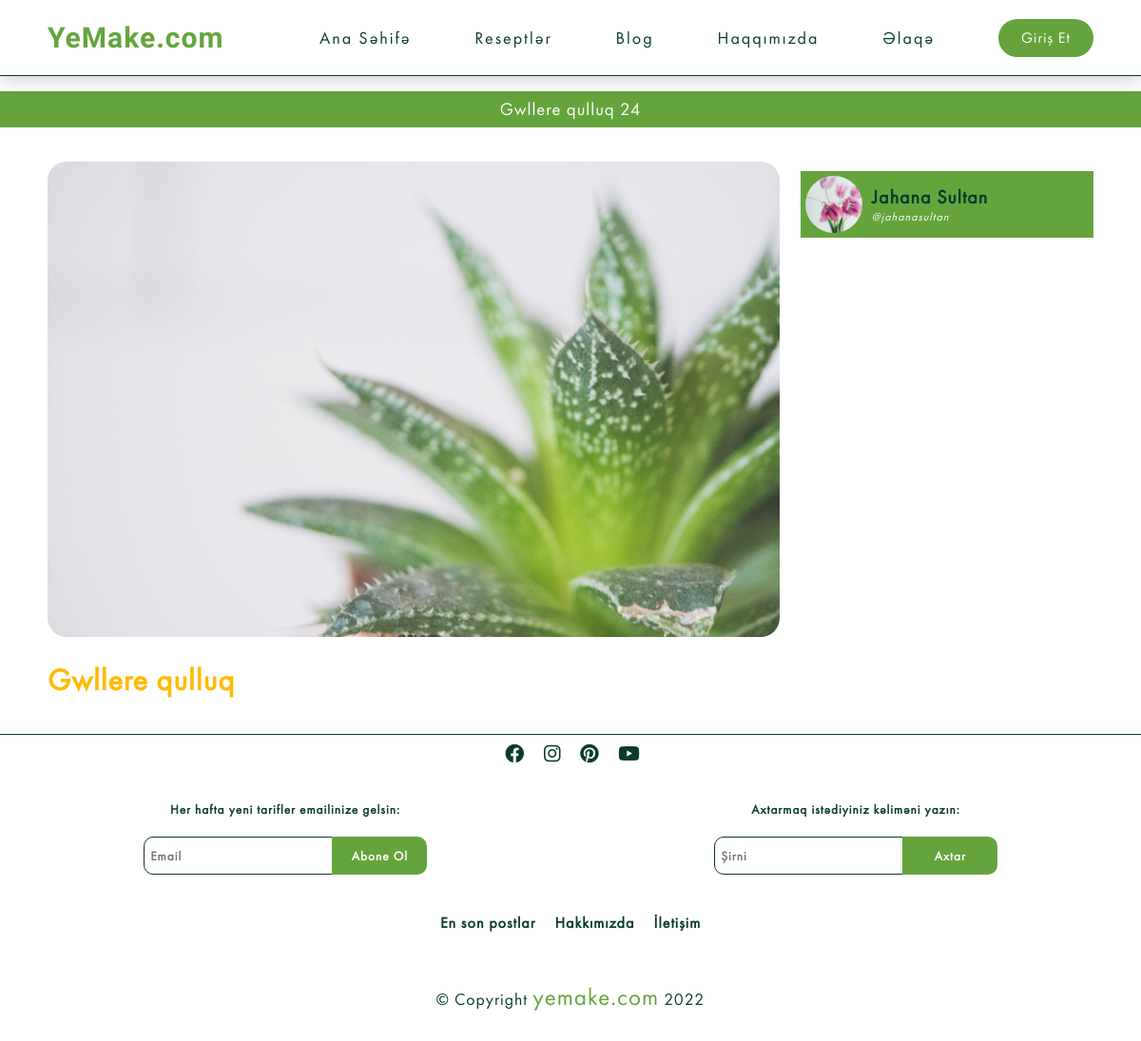
Screenshot of /blog-details/gwllere-qulluq with the database file from the repository.
### blog/models.py (models this page shows, shortened)
class Blog(models.Model):
    title=models.CharField(max_length=250)
    description=QuillField()
    image= image=models.ImageField(default='Blog/default.png', upload_to='Blog', null=True)
    isActive=models.BooleanField(default=False)
    inSlide=models.BooleanField(default=False)
    slug=models.SlugField(editable=False, verbose_name="Slug", unique=True, null=True)
    created=models.DateTimeField(auto_now_add=True, null=True)
    category= models.ForeignKey(Category, on_delete=models.CASCADE, null=True)
    owner=models.name = models.ForeignKey(Profile, related_name='blogown', on_delete=models.CASCADE, null=True)
    hit_count_generic = GenericRelation(HitCount, object_id_field='object_pk',
     related_query_name='hit_count_generic_relation')
    class Meta:
        ordering=["-created"]

### users/models.py (models this page shows, shortened)
class Profile(models.Model):
    user=models.OneToOneField(User, on_delete=models.CASCADE, null=True )
    username=models.CharField(max_length=100, null=True, blank=True)
    name=models.CharField(max_length=200, null=True, blank=True)
    email=models.EmailField(max_length=200,null=True,blank=True, unique=True)
    short_info=models.CharField(max_length=200, null=True, blank=True)
    profile_image=models.ImageField(upload_to='Users', null=True, blank=True,default='Users/user-default.jpg')
    cover_image=models.ImageField(upload_to='Users', blank=True, null=True, default='Users/cover.webp')
    slug=models.SlugField( verbose_name="Slug", null=True, unique=True)

### blog/views.py (the view)
# urls.py: path('blog-details/<slug:slug>', views.details, name="blogdetail"),
def details(request, slug):
    object = get_object_or_404(Blog, slug=slug)
    blog = Blog.objects.get(slug=slug)
    blogs= Blog.objects.filter(category=blog.category).filter(~Q(id=blog.id))
    context = {
        "blog" : blog,
        "blogs" : blogs
    }
    hit_count = get_hitcount_model().objects.get_for_object(object)
    hits = hit_count.hits
    hitcontext = context['hitcount'] = {'pk': hit_count.pk}
    hit_count_response = HitCountMixin.hit_count(request, hit_count)
    if hit_count_response.hit_counted:
        hits = hits + 1
        hitcontext['hit_counted'] = hit_count_response.hit_counted
        hitcontext['hit_message'] = hit_count_response.hit_message
        hitcontext['total_hits'] = hits
    return render(request, "blog/blog_details.html", context)

### templates/blog/blog_details.html (shortened to what this page needs)
{% extends 'base.html' %}
{% load static %}
{% block css %}
<link rel="stylesheet" href='{% static '/css/recipe-details.css' %}?{% now "U" %}'>
<link rel="stylesheet" href='{% static '/css/index.css' %}?{% now "U" %}'>
{% endblock css %}
{% block content %}
<h3 class="title">{{blog.title}} {{blog.id}}</h3>
<div class="container  padding-x">
    <div class="details">
        <img src="{{blog.image.url}}" alt="">
        <div class="content">
            <h1>{{blog.title}}</h1>
        </div>
    </div>
    <div class="other-posts">
        <a
            href=" {% if blog.owner.id == user.profile.id %} {% url 'profile' user.profile.slug %} {% else %} {% url 'Account' blog.owner.slug %} {% endif %}">
            <div class="owner">
                <div class="profile-img">
                    <img src="{{blog.owner.profile_image.url}}" alt="">
                    <div class="name">
                        <h4>{{blog.owner.name}}</h4>
                        <p>@{{blog.owner.username}}</p>
                    </div>
                </div>
            </div>
        </a>
    </div>
</div>
{% endblock  %}

### static/css/style.css (style rules this page uses)
:root { --dark-green: #0c3b2e; --light-green: #65A43D; --water-green: #bb8a72; --grass-green: #0c3b2e; --brokolli-green: #008c3f; --carrot: #65A43D; --yellow: #ffba00; }
* { margin: 0; padding: 0; color: #f2f5f7; letter-spacing: 1px; font-weight: 300; color: var(--dark-green); text-decoration: none; list-style: none; box-sizing: border-box; font-family: "Montserrat", sans-serif; font-family: "FuturaPT", sans-serif; }
h1, h2, h3, h4, h5, h6 { font-family: "FuturaPT", sans-serif; }
p { font-size: 1.1rem; }
html { scroll-behavior: smooth; }
img { width: 100%; height: 100%; }
.padding-x { padding-left: 50px; padding-right: 50px; }
h3.title { background-color: var(--carrot); backdrop-filter: blur(5px); -webkit-backdrop-filter: blur(5px); text-align: center; padding: 7px; word-wrap: break-word; color: #fff; margin: 1rem 0; }
img { object-fit: cover; }

### static/css/recipe-details.css (style rules this page uses)
.container { display: flex; gap: 2%!important; }
.details { width: 70%; margin-top: 20px; }
img { width: 100%; height: 500px; border-radius: 20px; }
.owner { display: flex; justify-content: space-between; align-items: center; padding: 5px; margin-top: 10px; margin-bottom: 20px; background-color: var(--light-green); }
.owner p { font-size: 12px; }
.owner h4 { font-size: 20px; font-weight: 900; }
.owner p:first-of-type { font-style: italic; color: #fff !important; }
.owner .profile-img { display: flex; align-items: center; }
.owner .profile-img img { width: 60px; height: 60px; border-radius: 50%; margin-right: 10px; }
.other-posts { width: 28%; margin-top: 20px; }
.content { margin: 20px 0; }
.content h1 { color: var(--yellow); font-weight: 700; margin-bottom: 20px; }

### static/css/index.css (style rules this page uses)
.container { display: flex; column-gap: 1%; }

### rows the page displays
Blog: title "Gwllere qulluq", id "24", image (picture), owner.profile_image (picture), owner.name "Jahana Sultan", owner.username "jahanasultan"

### other values shown
{{ current_year }} "2022"
